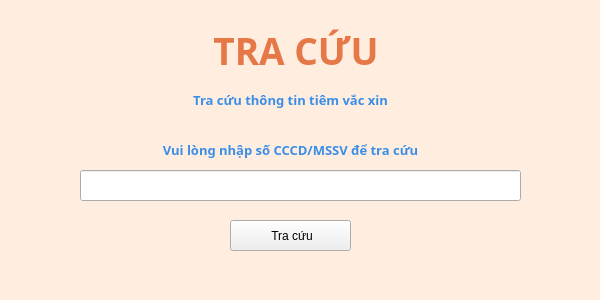
<?xml version="1.0" encoding="UTF-8"?>
<ui version="4.0">
 <class>MainWindow</class>
 <widget class="QMainWindow" name="MainWindow">
  <property name="geometry">
   <rect>
    <x>0</x>
    <y>0</y>
    <width>600</width>
    <height>300</height>
   </rect>
  </property>
  <property name="windowTitle">
   <string>MainWindow</string>
  </property>
  <property name="styleSheet">
   <string notr="true">QMainWindow{
 border-image: url(:/pic/background.png);
background-color: #ffede0;
}

</string>
  </property>
  <widget class="QWidget" name="centralwidget">
   <widget class="QLabel" name="label">
    <property name="geometry">
     <rect>
      <x>40</x>
      <y>20</y>
      <width>512</width>
      <height>61</height>
     </rect>
    </property>
    <property name="font">
     <font>
      <family>SVN-Georgia</family>
      <pointsize>30</pointsize>
     </font>
    </property>
    <property name="focusPolicy">
     <enum>Qt::WheelFocus</enum>
    </property>
    <property name="layoutDirection">
     <enum>Qt::LeftToRight</enum>
    </property>
    <property name="text">
     <string>&lt;html&gt;&lt;head/&gt;&lt;body&gt;&lt;p align=&quot;center&quot;&gt;&lt;span style=&quot; font-size:28pt; font-weight:600; color:#e67747;&quot;&gt;TRA CỨU&lt;/span&gt;&lt;/p&gt;&lt;/body&gt;&lt;/html&gt;</string>
    </property>
    <property name="alignment">
     <set>Qt::AlignCenter</set>
    </property>
   </widget>
   <widget class="QLabel" name="label_2">
    <property name="geometry">
     <rect>
      <x>140</x>
      <y>80</y>
      <width>301</width>
      <height>41</height>
     </rect>
    </property>
    <property name="font">
     <font>
      <family>SVN-Georgia</family>
      <pointsize>11</pointsize>
     </font>
    </property>
    <property name="text">
     <string>&lt;html&gt;&lt;head/&gt;&lt;body&gt;&lt;p align=&quot;center&quot;&gt;&lt;span style=&quot; font-size:10pt; font-weight:600; color:#3a8ee6;&quot;&gt;Tra cứu thông tin tiêm vắc xin&lt;/span&gt;&lt;/p&gt;&lt;/body&gt;&lt;/html&gt;</string>
    </property>
   </widget>
   <widget class="QLabel" name="label_3">
    <property name="geometry">
     <rect>
      <x>100</x>
      <y>140</y>
      <width>381</width>
      <height>21</height>
     </rect>
    </property>
    <property name="font">
     <font>
      <family>SVN-Georgia</family>
      <pointsize>12</pointsize>
     </font>
    </property>
    <property name="text">
     <string>&lt;html&gt;&lt;head/&gt;&lt;body&gt;&lt;p align=&quot;center&quot;&gt;&lt;span style=&quot; font-size:10pt; font-weight:600; color:#3a8ee6;&quot;&gt;Vui lòng nhập số CCCD/MSSV để tra cứu&lt;/span&gt;&lt;/p&gt;&lt;/body&gt;&lt;/html&gt;</string>
    </property>
   </widget>
   <widget class="QLineEdit" name="txt_search">
    <property name="enabled">
     <bool>true</bool>
    </property>
    <property name="geometry">
     <rect>
      <x>80</x>
      <y>170</y>
      <width>441</width>
      <height>31</height>
     </rect>
    </property>
    <property name="autoFillBackground">
     <bool>false</bool>
    </property>
    <property name="styleSheet">
     <string notr="true"/>
    </property>
    <property name="readOnly">
     <bool>false</bool>
    </property>
    <property name="clearButtonEnabled">
     <bool>false</bool>
    </property>
   </widget>
   <widget class="QPushButton" name="btn_search">
    <property name="geometry">
     <rect>
      <x>230</x>
      <y>220</y>
      <width>121</width>
      <height>31</height>
     </rect>
    </property>
    <property name="text">
     <string> Tra cứu</string>
    </property>
    <property name="icon">
     <iconset>
      <normaloff>:/icon/search.png</normaloff>:/icon/search.png</iconset>
    </property>
    <property name="iconSize">
     <size>
      <width>15</width>
      <height>15</height>
     </size>
    </property>
   </widget>
   <zorder>txt_search</zorder>
   <zorder>label</zorder>
   <zorder>label_2</zorder>
   <zorder>label_3</zorder>
   <zorder>btn_search</zorder>
  </widget>
 </widget>
 <resources/>
 <connections/>
</ui>
